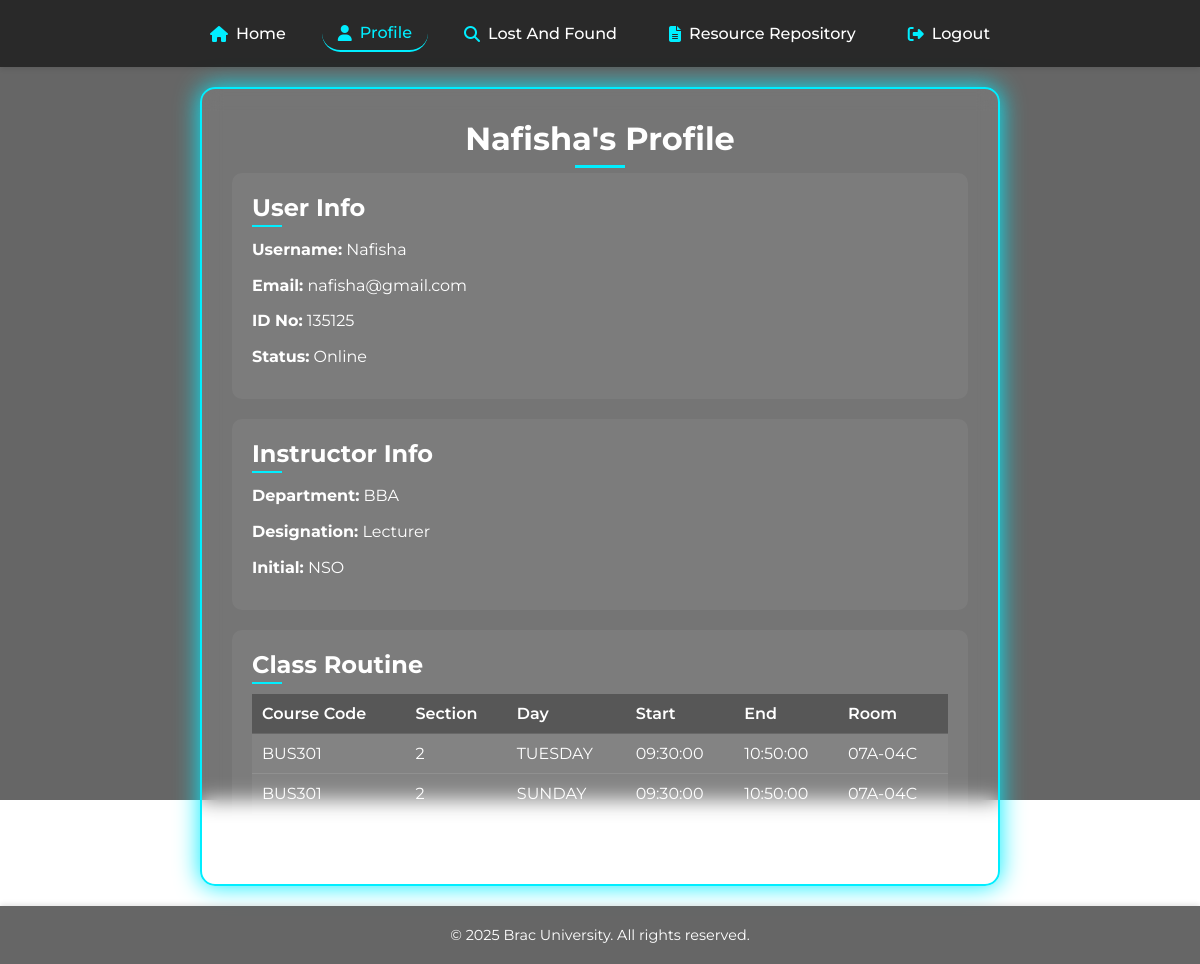
/Profile_dashboard/others_profile.php?user_id=36 (signed in), run on the app's committed database.
### tables this page shows
CREATE TABLE `user` (
  `user_id` int(11) NOT NULL AUTO_INCREMENT,
  `username` varchar(50) NOT NULL,
  `email` varchar(100) NOT NULL,
  `password` varchar(255) NOT NULL,
  `status` varchar(50) NOT NULL DEFAULT 'Offline',
  `id_no` int(11) DEFAULT NULL,
  PRIMARY KEY (`user_id`),
  UNIQUE KEY `email` (`email`),
  UNIQUE KEY `id_no` (`id_no`)
);

CREATE TABLE `instructor` (
  `user_id` int(11) NOT NULL AUTO_INCREMENT,
  `department` varchar(100) NOT NULL,
  `designation` varchar(50) NOT NULL,
  `initial` varchar(10) DEFAULT NULL,
  PRIMARY KEY (`user_id`),
  CONSTRAINT `instructor user` FOREIGN KEY (`user_id`) REFERENCES `user` (`user_id`)
);

CREATE TABLE `class_schedule` (
  `schedule_id` int(11) NOT NULL AUTO_INCREMENT,
  `section_id` int(11) NOT NULL,
  `day` enum('SATURDAY','SUNDAY','MONDAY','TUESDAY','WEDNESDAY','THURSDAY','FRIDAY') NOT NULL,
  `start_time` time NOT NULL,
  `end_time` time NOT NULL,
  `room` varchar(20) NOT NULL,
  PRIMARY KEY (`schedule_id`),
  UNIQUE KEY `unique_schedule` (`section_id`,`day`,`start_time`,`end_time`,`room`),
  CONSTRAINT `class_schedule_ibfk_1` FOREIGN KEY (`section_id`) REFERENCES `sections` (`section_id`) ON DELETE CASCADE
);

CREATE TABLE `sections` (
  `section_id` int(11) NOT NULL AUTO_INCREMENT,
  `course_code` varchar(10) NOT NULL,
  `faculty` varchar(50) NOT NULL,
  `section` int(11) NOT NULL,
  PRIMARY KEY (`section_id`)
);

### Profile_dashboard/others_profile.php (the view, shortened to what this page needs)
<?php
require_once '../connect.php';
$user_id = $_GET['user_id'];
$user_sql = "SELECT * FROM user WHERE user_id = $user_id";
$user_result = mysqli_query($conn, $user_sql);
$user = mysqli_fetch_assoc($user_result);
$instructor_sql = "SELECT * FROM instructor WHERE user_id = $user_id";
$instructor_result = mysqli_query($conn, $instructor_sql);
$instructor = mysqli_fetch_assoc($instructor_result);
$routine_sql = "
SELECT s.course_code, s.section, cs.day, cs.start_time, cs.end_time, cs.room
FROM enrollments e
JOIN sections s ON e.section_id = s.section_id
JOIN class_schedule cs ON s.section_id = cs.section_id
WHERE e.user_id = $user_id
ORDER BY s.course_code
";
$routine_result = mysqli_query($conn, $routine_sql);
?>
<!DOCTYPE html>
<html lang="en">
<head>
    <link rel="stylesheet" href="profile.css">
</head>
<body>
    <div class="bg-overlay"></div>
    <main>
        <nav>
            <a href="../index.php">Home</a>
            <a href="profile.php" class="active">Profile</a>
            <a href="../lost_and_found/lost_and_foundpage.php">Lost And Found</a>
            <a href="../Resource_Repository/resourcepage.php">Resource Repository</a>
            <a href="../logout.php">Logout</a>
        </nav>
        <div class="container">
            <h1><?= ($user['username']); ?>'s  Profile</h1>
            <div class="section card">
                <h2>User Info</h2>
                <p><strong>Username:</strong> <?= ($user['username']); ?></p>
                <p><strong>Email:</strong> <?= ($user['email']); ?></p>
                <p><strong>ID No:</strong> <?= ($user['id_no']); ?></p>
                <p><strong>Status:</strong> <?= ($user['status']); ?></p>
            </div>
            <?php if ($instructor): ?>
                <div class="section card">
                    <h2>Instructor Info</h2>
                    <p><strong>Department:</strong> <?= ($instructor['department']); ?></p>
                    <p><strong>Designation:</strong> <?= ($instructor['designation']); ?></p>
                    <p><strong>Initial:</strong> <?= ($instructor['initial']); ?></p>
                </div>
            <?php endif; ?>
            <div class="section card">
                <h2>Class Routine</h2>
                <?php if (mysqli_num_rows($routine_result) > 0): ?>
                    <table class="routine-table">
                        <thead>
                            <tr>
                                <th>Course Code</th>
                                <th>Section</th>
                                <th>Day</th>
                                <th>Start</th>
                                <th>End</th>
                                <th>Room</th>
                            </tr>
                        </thead>
                        <tbody>
                            <?php while ($row = mysqli_fetch_assoc($routine_result)): ?>
                                <tr>
                                    <td><?= ($row['course_code']); ?></td>
                                    <td><?= ($row['section']); ?></td>
                                    <td><?= ($row['day']); ?></td>
                                    <td><?= ($row['start_time']); ?></td>
                                    <td><?= ($row['end_time']); ?></td>
                                    <td><?= ($row['room']); ?></td>
                                </tr>
                            <?php endwhile; ?>
                        </tbody>
                    </table>
                <?php else: ?>
                    <p>No class routines found.</p>
                <?php endif; ?>
            </div>
        </div>
    </main>
    <footer class="site-footer">
        © 2025 Brac University. All rights reserved.
    </footer>
</body>
</html>

### Profile_dashboard/profile.css (style rules this page uses)
* { margin: 0; padding: 0; box-sizing: border-box; font-family: 'Montserrat', sans-serif; }
html, body { height: 100%; margin: 0; }
body { min-height: 100vh; background: url('https://ceramicbangladesh.com/wp-content/uploads/2025/02/Asset-14_13_11zon.webp') no-repeat center/cover fixed; position: relative; overflow-x: hidden; display: flex; flex-direction: column; }
.bg-overlay { position: fixed; top: 0; left: 0; width: 100vw; height: 100vh; background: rgba(0, 0, 0, 0.6); z-index: -1; pointer-events: none; }
main { flex: 1 0 auto; }
nav { display: flex; justify-content: center; gap: 20px; padding: 15px 0; background: rgba(0, 0, 0, 0.6); box-shadow: 0 2px 5px rgba(0, 0, 0, 0.1); position: sticky; top: 0; z-index: 1000; animation: fadeInUp 0.5s ease-out 0.2s backwards; }
nav a { text-decoration: none; color: #fff; font-size: 1rem; font-weight: 500; padding: 8px 16px; border-radius: 20px; transition: background 0.3s ease, color 0.3s ease, transform 0.3s ease; display: flex; align-items: center; gap: 8px; }
nav a.active { border-bottom: 2px solid #0ef; color: #0ef; }
nav a::before { font-family: 'Font Awesome 6 Free'; font-weight: 900; color: #0ef; }
nav a[href="../index.php"]::before { content: '\f015'; }
nav a[href="profile.php"]::before { content: '\f007'; }
nav a[href="../lost_and_found/lost_and_foundpage.php"]::before { content: '\f002'; }
nav a[href="../Resource_Repository/resourcepage.php"]::before { content: '\f15c'; }
nav a[href="../logout.php"]::before { content: '\f2f5'; }
.container { width: 90%; max-width: 800px; margin: 20px auto; background: rgba(255, 255, 255, 0.1); backdrop-filter: blur(10px); border: 2px solid #0ef; box-shadow: 0 0 25px #0ef; border-radius: 15px; padding: 30px; text-align: center; animation: fadeInUp 0.7s ease-out 0.4s backwards; }
.container h1 { font-size: 2rem; color: #fff; margin-bottom: 15px; position: relative; }
.container h1::after { content: ''; width: 50px; height: 3px; background: #0ef; position: absolute; bottom: -10px; left: 50%; transform: translateX(-50%); }
.card { background: rgba(255, 255, 255, 0.05); border-radius: 10px; padding: 20px; margin-bottom: 20px; text-align: left; animation: fadeInUp 0.7s ease-out 0.5s backwards; }
.card h2 { font-size: 1.5rem; color: #fff; margin-bottom: 15px; position: relative; }
.card h2::after { content: ''; width: 30px; height: 2px; background: #0ef; position: absolute; bottom: -5px; left: 0; }
.card p { font-size: 1rem; color: #fff; margin-bottom: 10px; line-height: 1.6; }
.routine-table { width: 100%; border-collapse: collapse; margin-top: 15px; }
.routine-table th, .routine-table td { padding: 10px; text-align: left; color: #fff; border-bottom: 1px solid rgba(255, 255, 255, 0.1); }
.routine-table th { background: rgba(0, 0, 0, 0.3); font-weight: 600; }
.routine-table td { background: rgba(255, 255, 255, 0.05); }
.site-footer { flex-shrink: 0; text-align: center; padding: 20px; background: rgba(0, 0, 0, 0.6); backdrop-filter: blur(10px); box-shadow: 0 -2px 5px rgba(0, 0, 0, 0.1); font-size: 0.9rem; color: #fff; animation: fadeInUp 0.7s ease-out 0.6s backwards; }

### data on the page
user: username "Nafisha", email "nafisha@gmail.com", id_no "135125", status "Online"
instructor: department "BBA", designation "Lecturer", initial "NSO"
class_schedule: section.course_code "BUS301", section.section "2", day "TUESDAY", start_time "09:30:00", end_time "10:50:00", room "07A-04C"
class_schedule: section.course_code "BUS301", section.section "2", day "SUNDAY", start_time "09:30:00", end_time "10:50:00", room "07A-04C"
